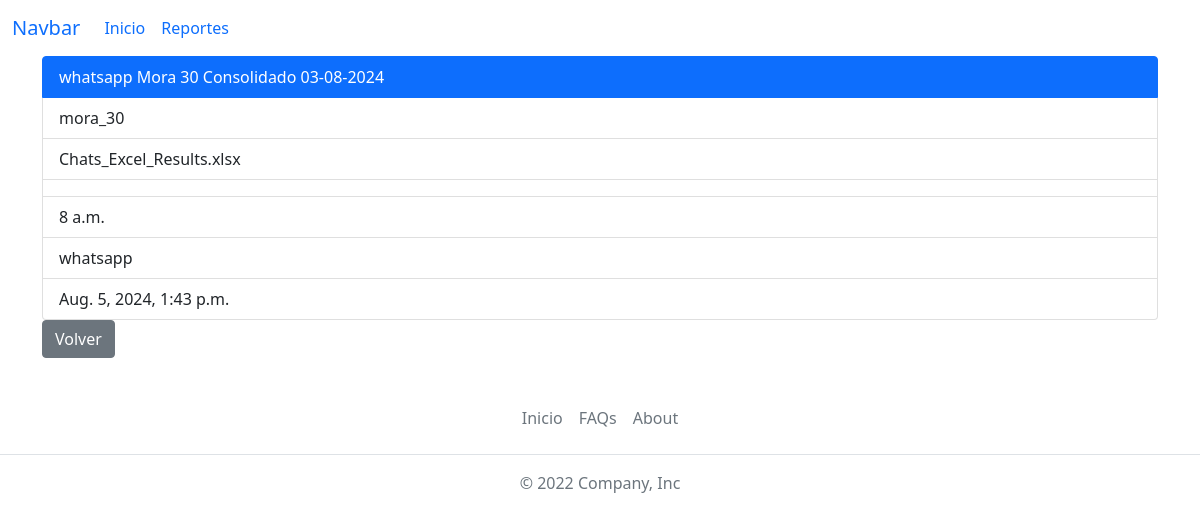
Screenshot of /reportes/whatsapp/23 with the database file from the repository.
### reportes/models.py (models this page shows, shortened)
class Reporte(models.Model):
    campaigns_list = (
        ('mora_30', 'MORA 30'),
        ('especiales', 'ESPECIALES'),
        ('castigo', 'CASTIGO'),
    )
    name = models.CharField(max_length=100)
    campaign = models.CharField(max_length=15, choices=campaigns_list)
    chats_file = models.FileField(upload_to='files/upload/chats/')
    numero_inicio = models.CharField(max_length=10)
    numero_final = models.CharField(max_length=10)
    hora = models.TimeField()
    report_type = models.ForeignKey(
        TipoReporte, on_delete=models.CASCADE, to_field='name')
    created_at = models.DateTimeField(auto_now_add=timezone.now)

class TipoReporte(models.Model):
    name = models.CharField(max_length=50, unique=True)
    created_at = models.DateTimeField(auto_now_add=timezone.now)
    def __str__(self):
        return self.name

### reportes/views.py (the view)
def reporte_detalle(request, tipo_reporte_name, reporte_id):
    report_type = get_object_or_404(models.TipoReporte, name=tipo_reporte_name)
    reporte = get_object_or_404(models.Reporte, id=reporte_id)
    file_names = {
        'chats_file_name': os.path.basename(reporte.chats_file.name) if reporte.chats_file else 'No file',
    }
    return render(
        request,
        'reporte_detalle.html',
        context={
            'reporte': reporte,
            'report_type': report_type,
            'file_names': file_names
        }
    )

### reportes/templates/reporte_detalle.html
{% extends "base.html" %}
{% block content %}
<div class="container">
    <ul class="list-group">
        <li class="list-group-item active" aria-current="true">{{ reporte.name }}</li>
        <li class="list-group-item">{{ reporte.campaign }}</li>
        <li class="list-group-item">{{ file_names.chats_file_name }}</li>
        <li class="list-group-item">{{ file_names.envio_sms_file_name }}</li>
        <li class="list-group-item">{{ reporte.hora }}</li>
        <li class="list-group-item">{{ reporte.report_type }}</li>
        <li class="list-group-item">{{ reporte.created_at }}</li>
    </ul>
    <a class="btn btn-secondary" href="{% url 'reportes:reporte' report_type.name %}" role="button">Volver</a>
</div>
{% endblock %}

### rows the page displays
Reporte: name "whatsapp Mora 30 Consolidado 03-08-2024", campaign "mora_30", hora "8 a.m.", report_type "whatsapp", created_at "Aug. 5, 2024, 1:43 p.m."

### other values shown
{{ file_names.chats_file_name }} "Chats_Excel_Results.xlsx"
